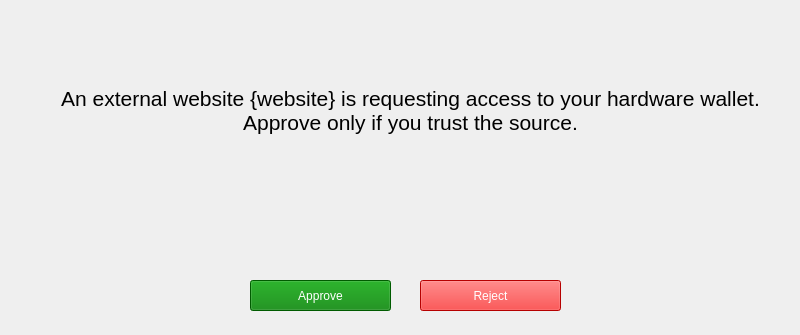
<?xml version="1.0" encoding="UTF-8"?>
<ui version="4.0">
 <class>Form</class>
 <widget class="QWidget" name="Form">
  <property name="geometry">
   <rect>
    <x>0</x>
    <y>0</y>
    <width>800</width>
    <height>335</height>
   </rect>
  </property>
  <property name="windowTitle">
   <string>BitcartCC Vault - Pending permission</string>
  </property>
  <property name="windowIcon">
   <iconset>
    <normaloff>logo.png</normaloff>logo.png</iconset>
  </property>
  <widget class="QLabel" name="warning_label">
   <property name="geometry">
    <rect>
     <x>40</x>
     <y>40</y>
     <width>741</width>
     <height>141</height>
    </rect>
   </property>
   <property name="font">
    <font>
     <pointsize>16</pointsize>
     <italic>false</italic>
    </font>
   </property>
   <property name="autoFillBackground">
    <bool>false</bool>
   </property>
   <property name="text">
    <string>&lt;html&gt;&lt;head/&gt;&lt;body&gt;&lt;p align=&quot;center&quot;&gt;An external website {website} is requesting access to your hardware wallet.&lt;br/&gt;Approve only if you trust the source.&lt;/p&gt;&lt;/body&gt;&lt;/html&gt;</string>
   </property>
   <property name="wordWrap">
    <bool>true</bool>
   </property>
  </widget>
  <widget class="QPushButton" name="accept_button">
   <property name="geometry">
    <rect>
     <x>250</x>
     <y>280</y>
     <width>141</width>
     <height>31</height>
    </rect>
   </property>
   <property name="styleSheet">
    <string notr="true">background-color: green;
color: white;</string>
   </property>
   <property name="text">
    <string>Approve</string>
   </property>
  </widget>
  <widget class="QPushButton" name="reject_button">
   <property name="geometry">
    <rect>
     <x>420</x>
     <y>280</y>
     <width>141</width>
     <height>31</height>
    </rect>
   </property>
   <property name="styleSheet">
    <string notr="true">background-color: red;
color: white</string>
   </property>
   <property name="text">
    <string>Reject</string>
   </property>
  </widget>
 </widget>
 <resources/>
 <connections/>
</ui>
